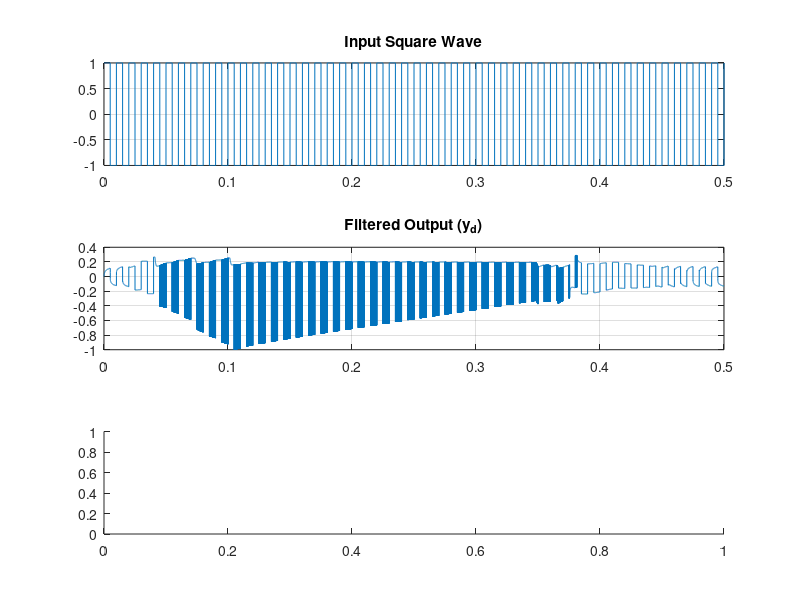

Write MATLAB code to recreate this figure. (Note: this script raises an error after producing the figure.)
% Moog Ladder filter (Huovilainen 2004) implementation


% The notes for the C major scale are C, D, E, F, G, A, B, C
C_major_midi_notes = [60, 62, 64, 65, 67, 69, 71, 72];

C_major_asc_desc = [C_major_midi_notes, fliplr(C_major_midi_notes(1:end-1))];


F_s = 44100; % Sampling frequency (44.1 kHz)
T   = 0.5;

% ADSR (Attack Decay Sustain Release) Envelope generation. 
attack_time   = 0.1;    % Attack duration (s)
decay_time    = 0.3;    % Decay duration (s)
sustain_level = 0.3;    % Sustain level (0 to 1)
release_time  = 0.15;    % Release duration (s)

attack_samples  = round(F_s * attack_time);
decay_samples   = round(F_s * decay_time);
release_samples = round(F_s * release_time);
sustain_samples = round(F_s * (T - attack_time - decay_time - release_time));

% Make sure total samples add up correctly
total_samples = attack_samples + decay_samples + sustain_samples + release_samples;

attack_env  = linspace(0, 1, attack_samples);
decay_env   = linspace(1, sustain_level, decay_samples);
sustain_env = sustain_level * ones(1, sustain_samples);
release_env = linspace(sustain_level, 0, release_samples);

adsr_env = [attack_env, decay_env, sustain_env, release_env];
N = length(adsr_env)

f_base = 50;


f_c_min = 200;    % Minimum cutoff frequency
f_c_max = 5000;   % Maximum cutoff frequency

% Cutoff frequency as a function of time.
f_c_t = f_c_min + adsr_env * (f_c_max - f_c_min);

%% Parameters

f = 100; % Note frequency
r = 0.7; % Resonance (0 < r <= 1 for normal, >= 1 for self-oscillation)

V_t = 26e-3; % Thermal voltage
C   = 1e-12; % Capacitance

% Initialize arrays for k and I_ctl per sample
k_t = 2 * pi .* f_c_t / F_s;
I_ctl_t = k_t * C * F_s;

t = linspace(0, T, F_s*T);
x = square(2 * pi * f * t);
N = length(x);

y_a = zeros(N, 1);
y_b = zeros(N, 1);
y_c = zeros(N, 1);
y_d = zeros(N, 1);
W_a = zeros(N, 1);
W_b = zeros(N, 1);
W_c = zeros(N, 1);

for n = 2:N

    k = k_t(n);
    I_ctl = I_ctl_t(n);

    y_a(n) = y_a(n-1) + k * (tanh((x(n) - 4*r*y_d(n-1)) / (2*V_t)) - W_a(n-1));
    W_a(n) = tanh(y_a(n) / (2*V_t));

    y_b(n) = y_b(n-1) + k * (W_a(n) - W_b(n-1));
    W_b(n) = tanh(y_b(n) / (2*V_t));

    y_c(n) = y_c(n-1) + k * (W_b(n) - W_c(n-1));
    W_c(n) = tanh(y_c(n) / (2*V_t));

    y_d(n) = y_d(n-1) + k * (W_c(n) - tanh(y_d(n-1) / (2*V_t)));
end

%% Output
y_out = y_d;
y_out = y_out / max(abs(y_out));  % Normalize to avoid clipping

%% Play the non-filtered audio

rms_x = sqrt(mean(x .^ 2));

target_rms = 0.5;
rms_y = sqrt(mean(y_out .^ 2));


x_norm = x * (0.4);
sound(x_norm, F_s)

pause(length(x)/F_s + 0.5);  % Wait for audio duration + a little extra time

%% Play the filtered audio

y_out_norm = y_out * (1.0 / rms_x);
soundsc(y_out_norm, F_s);

%% Optional: Save to file
% audiowrite('filtered_square_wave.wav', y_out, F_s);

%% Plot for visualization
figure;
subplot(3,1,1); plot(t, x); title('Input Square Wave'); grid on;
subplot(3,1,2); plot(t, y_out); title('Filtered Output (y_d)'); grid on;
subplot(3,1,3); spectrogram(y_out, 512, 256, 512, F_s, 'yaxis'); title('Spectrogram');


function f = midi_to_f(midi_note)
    f = 440 * 2.0 ^ ((midi_note - 69) / 12);
end

function f_c = keytracked_cutoff(midi_note, f_base, k)
    % Computes cutoff frequency with key tracking
    f_c = f_base * 2.^((k * (midi_note - 60))/12);
end
